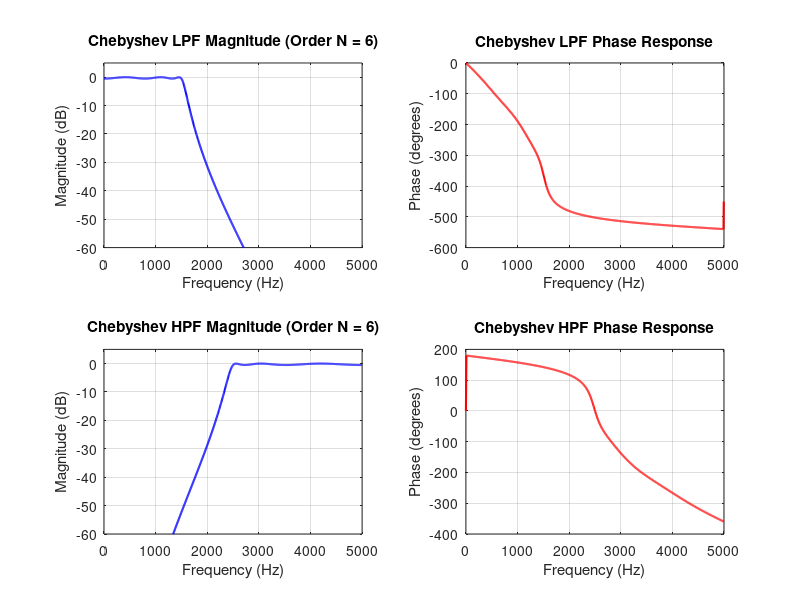

Source code (MATLAB):
clear; clc; close all;

% Design Parameters
Fs = 10000; % Sampling frequency in Hz
Ap = 0.5;   % Passband ripple in dB
As = 30;    % Stopband attenuation in dB

% 1. Low-Pass Filter Design
fp_lp = 1500; % Passband frequency (Hz)
fs_lp = 2000; % Stopband frequency (Hz)
wp_lp = fp_lp / (Fs/2);
ws_lp = fs_lp / (Fs/2);

[N_lp, Wn_lp] = cheb1ord(wp_lp, ws_lp, Ap, As);
[b_lp, a_lp] = cheby1(N_lp, Ap, Wn_lp, 'low');

% 2. High-Pass Filter Design
fp_hp = 2500; % Passband frequency (Hz)
fs_hp = 1800; % Stopband frequency (Hz)
wp_hp = fp_hp / (Fs/2);
ws_hp = fs_hp / (Fs/2);

[N_hp, Wn_hp] = cheb1ord(wp_hp, ws_hp, Ap, As);
[b_hp, a_hp] = cheby1(N_hp, Ap, Wn_hp, 'high');

% ==========================================
% DISPLAY NUMERICAL OUTPUTS IN COMMAND WINDOW
% ==========================================
fprintf('=== EXPERIMENT 2: CHEBYSHEV TYPE-I IIR FILTERS ===\n\n');

fprintf('--- CHEBYSHEV LOW-PASS FILTER ---\n');
fprintf('Calculated Filter Order (N_lp): %d\n', N_lp);
fprintf('Passband Edge Cutoff Frequency (Wn_lp): %.4f Hz\n', Wn_lp * (Fs/2));
fprintf('Numerator Coefficients (b_lp):\n');
disp(b_lp);
fprintf('Denominator Coefficients (a_lp):\n');
disp(a_lp);

fprintf('--- CHEBYSHEV HIGH-PASS FILTER ---\n');
fprintf('Calculated Filter Order (N_hp): %d\n', N_hp);
fprintf('Passband Edge Cutoff Frequency (Wn_hp): %.4f Hz\n', Wn_hp * (Fs/2));
fprintf('Numerator Coefficients (b_hp):\n');
disp(b_hp);
fprintf('Denominator Coefficients (a_hp):\n');
disp(a_hp);

% Frequency Response Calculation
[H_lp, f] = freqz(b_lp, a_lp, 1024, Fs);
[H_hp, ~] = freqz(b_hp, a_hp, 1024, Fs);

% Plotting
figure('Name', 'Chebyshev Type-I LPF and HPF Responses');

subplot(2,2,1);
plot(f, 20*log10(abs(H_lp)), 'b', 'LineWidth', 1.5); grid on;
title(['Chebyshev LPF Magnitude (Order N = ', num2str(N_lp), ')']);
xlabel('Frequency (Hz)'); ylabel('Magnitude (dB)'); ylim([-60 5]);

subplot(2,2,2);
plot(f, unwrap(angle(H_lp))*180/pi, 'r', 'LineWidth', 1.5); grid on;
title('Chebyshev LPF Phase Response');
xlabel('Frequency (Hz)'); ylabel('Phase (degrees)');

subplot(2,2,3);
plot(f, 20*log10(abs(H_hp)), 'b', 'LineWidth', 1.5); grid on;
title(['Chebyshev HPF Magnitude (Order N = ', num2str(N_hp), ')']);
xlabel('Frequency (Hz)'); ylabel('Magnitude (dB)'); ylim([-60 5]);

subplot(2,2,4);
plot(f, unwrap(angle(H_hp))*180/pi, 'r', 'LineWidth', 1.5); grid on;
title('Chebyshev HPF Phase Response');
xlabel('Frequency (Hz)'); ylabel('Phase (degrees)');
